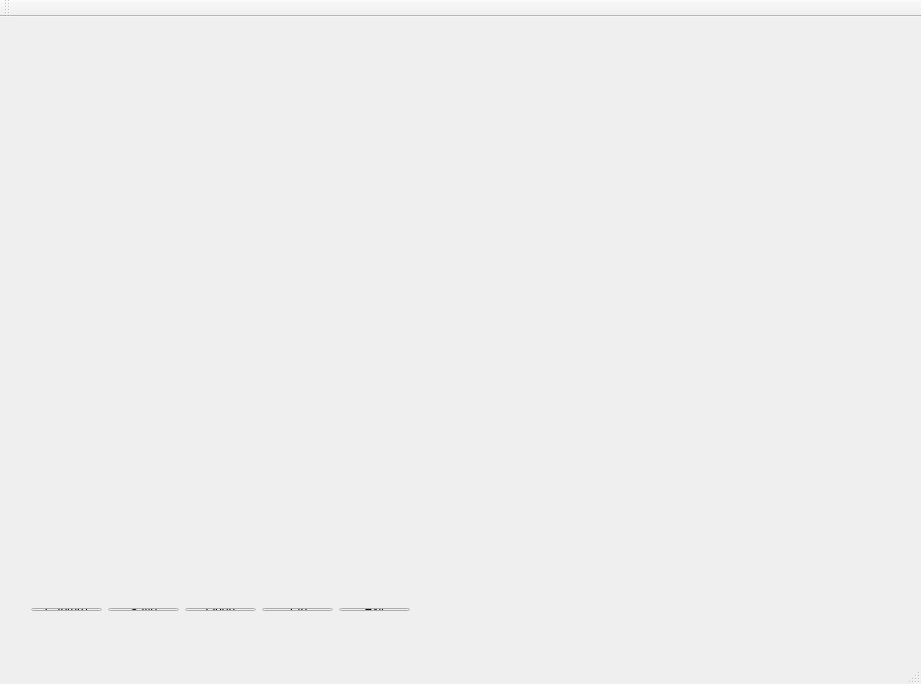
<?xml version="1.0" encoding="UTF-8"?>
<ui version="4.0">
 <class>MainWindow</class>
 <widget class="QMainWindow" name="MainWindow">
  <property name="geometry">
   <rect>
    <x>0</x>
    <y>0</y>
    <width>921</width>
    <height>684</height>
   </rect>
  </property>
  <property name="windowTitle">
   <string>MainWindow</string>
  </property>
  <widget class="QWidget" name="centralWidget">
   <widget class="QLabel" name="label">
    <property name="geometry">
     <rect>
      <x>480</x>
      <y>10</y>
      <width>411</width>
      <height>281</height>
     </rect>
    </property>
    <property name="text">
     <string/>
    </property>
   </widget>
   <widget class="QWidget" name="layoutWidget">
    <property name="geometry">
     <rect>
      <x>20</x>
      <y>10</y>
      <width>401</width>
      <height>531</height>
     </rect>
    </property>
    <layout class="QHBoxLayout" name="horizontalLayout"/>
   </widget>
   <widget class="QLabel" name="imageLabel">
    <property name="geometry">
     <rect>
      <x>480</x>
      <y>330</y>
      <width>411</width>
      <height>281</height>
     </rect>
    </property>
    <property name="text">
     <string/>
    </property>
   </widget>
   <widget class="QWidget" name="layoutWidget">
    <property name="geometry">
     <rect>
      <x>20</x>
      <y>580</y>
      <width>401</width>
      <height>25</height>
     </rect>
    </property>
    <layout class="QHBoxLayout" name="horizontalLayout_2">
     <item>
      <widget class="QPushButton" name="capturePushButton">
       <property name="text">
        <string>Capture</string>
       </property>
      </widget>
     </item>
     <item>
      <widget class="QPushButton" name="savePushButton">
       <property name="text">
        <string>Save</string>
       </property>
      </widget>
     </item>
     <item>
      <widget class="QPushButton" name="openPushButton">
       <property name="text">
        <string>Open</string>
       </property>
      </widget>
     </item>
     <item>
      <widget class="QPushButton" name="tabPushButton">
       <property name="text">
        <string>Tab</string>
       </property>
      </widget>
     </item>
     <item>
      <widget class="QPushButton" name="exitPushButton">
       <property name="text">
        <string>Exit</string>
       </property>
      </widget>
     </item>
    </layout>
   </widget>
  </widget>
  <widget class="QMenuBar" name="menuBar">
   <property name="geometry">
    <rect>
     <x>0</x>
     <y>0</y>
     <width>921</width>
     <height>21</height>
    </rect>
   </property>
  </widget>
  <widget class="QToolBar" name="mainToolBar">
   <attribute name="toolBarArea">
    <enum>TopToolBarArea</enum>
   </attribute>
   <attribute name="toolBarBreak">
    <bool>false</bool>
   </attribute>
  </widget>
  <widget class="QStatusBar" name="statusBar"/>
 </widget>
 <layoutdefault spacing="6" margin="11"/>
 <resources/>
 <connections/>
</ui>
